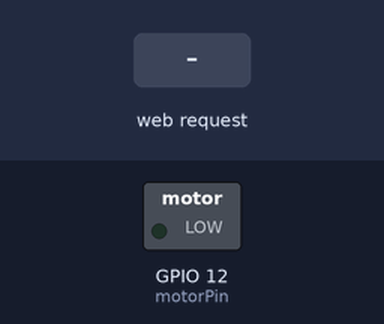
This sketch was run on a simulated ESP32. Shown: switched loads named in the sketch (green lamp = pin HIGH). Inputs (shaded band) come from the test bench. WiFi joins after 1.5 s; servers stay silent unless stated; what the sketch prints to the serial monitor is not drawn.

Above: at 2.7 s.
2.8 s: HTTP request GET /12/onMuster1 received
At 3.6 s:
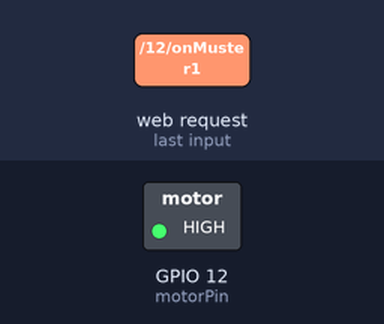
4.3 s: HTTP request GET /12/onMuster2 received
At 5.1 s:
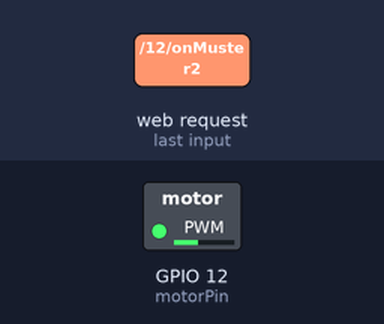
6.3 s: HTTP request GET /12/onMuster3 received
At 7.5 s:
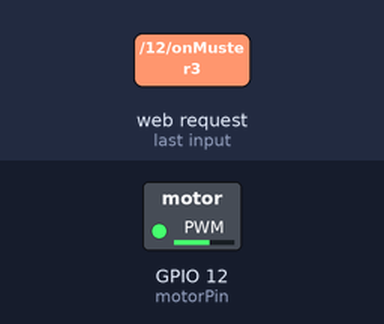
7.8 s: HTTP request GET /12/onMuster1 received
At 8.6 s:
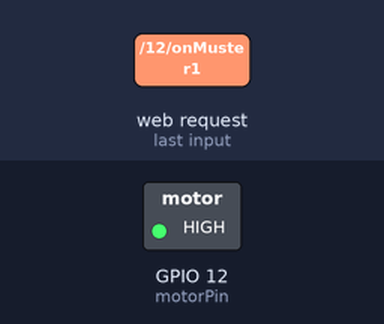
Timing chart, 0 to 10.3 s (numbered marks = the images above; inputs shaded):
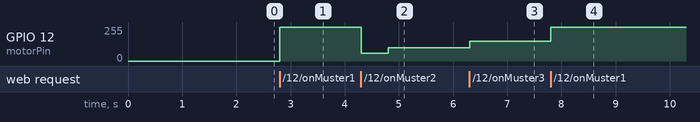

The sketch:

Wi-Fi_connect.ino
```cpp
// Load Wi-Fi library
#include <WiFi.h>


// Replace with your network credentials
const char* ssid     = "LocalsOnly";
const char* password = "Tobias!!";


// Define PIN and Channel for the motor
uint8_t motorPin = 12;

uint8_t motorChannel = 1;

// Variable to store the HTTP request
String header;


// Auxiliar variables to store the current output state
String motorPinStateStop = "off";
String motorPinStateRechts = "off";
String motorPinStateLinks = "off";


// Set web server port number to 80
WiFiServer server(80);


void setup() {
  Serial.begin(115200);

  // Attatch motor pin to channel
  ledcAttachPin(motorPin, motorChannel);
  // Initialize motor channel with 12 kHz PWM frequency and 8-bit resolution
  ledcSetup(motorChannel, 12000, 8);


  // Connect to Wi-Fi network with SSID and password
  Serial.print("Connecting to ");
  Serial.println(ssid);
  WiFi.begin(ssid, password);
  while (WiFi.status() != WL_CONNECTED) {
    delay(500);
    Serial.print(".");
  }
  // Print local IP address and start web server
  Serial.println("");
  Serial.println("WiFi connected.");
  Serial.println("IP address: ");
  Serial.println(WiFi.localIP());
  server.begin();
}

void loop(){
  WiFiClient client = server.available();   // Listen for incoming clients

  if (client) {                             // If a new client connects,
    Serial.println("New Client.");          // print a message out in the serial port
    String currentLine = "";                // make a String to hold incoming data from the client
    while (client.connected()) {            // loop while the client's connected
      if (client.available()) {             // if there's bytes to read from the client,
        char c = client.read();             // read a byte, then
        Serial.write(c);                    // print it out the serial monitor
        header += c;
        if (c == '\n') {                    // if the byte is a newline character
          // if the current line is blank, you got two newline characters in a row.
          // that's the end of the client HTTP request, so send a response:
          if (currentLine.length() == 0) {
            // HTTP headers always start with a response code (e.g. HTTP/1.1 200 OK)
            // and a content-type so the client knows what's coming, then a blank line:
            client.println("HTTP/1.1 200 OK");
            client.println("Content-type:text/html");
            client.println("Connection: close");
            client.println();


/*------------------------------- Turn Stuff (Pattern) on and off  -----------------------------------------*/


            // Center Motor - Stop - Glasses
            if (header.indexOf("GET /12/onMuster1") >= 0) {
              Serial.println("GPIO 12 onMuster1");
              motorPinStateStop = "on";
              ledcWrite(motorChannel, 255);

            } else if (header.indexOf("GET /12/offMuster1") >= 0) {
              Serial.println("GPIO 12 offMuster1");
              motorPinStateStop = "off";
              ledcWrite(motorChannel, 0);


            }
            // Right Motor - Right Shoulder
            else if (header.indexOf("GET /12/onMuster2") >= 0) {
              Serial.println("GPIO 12 onMuster2");
              motorPinStateRechts = "on";
              ledcWrite(motorChannel, 60);
              delay(500);
              ledcWrite(motorChannel, 100);
              delay(500);
              ledcWrite(motorChannel, 100);
            }

            else if (header.indexOf("GET /12/offMuster2") >= 0) {
              Serial.println("GPIO 12 offMuster2");
              motorPinStateRechts = "off";
              ledcWrite(motorChannel, 0);
            }


            // Left Motor - Left Shoulder
             else if (header.indexOf("GET /12/onMuster3") >= 0) {
              Serial.println("GPIO 12 onMuster3");
              motorPinStateLinks = "on";

              //second parameter = val(pattern)
              ledcWrite(motorChannel, 150);

              // Count up from 0 to 255
//              for (int val = 0; val < 255; val++) {
//                  // Write value (0-255) of the loop to the motor channel
//                  ledcWrite(motorChannel, val);
//                  // Wait a bit
//                  delay(100);
//              }

            }

            else if (header.indexOf("GET /12/offMuster3") >= 0) {
              Serial.println("GPIO 12 offMuster3");
              motorPinStateLinks = "off";
              ledcWrite(motorChannel, 0);
            }


/*--------------------------------------- HTML & CSS Implementation ---------------------------------------------- */


            // Display the HTML web page
            client.println("<!DOCTYPE html><html>");
            client.println("<head><meta name=\"viewport\" content=\"width=device-width, initial-scale=1\">");
            client.println("<link rel=\"icon\" href=\"data:,\">");


            /* CSS Button Classes */

            // CSS to style the on/off buttons
            client.println("<style>html { font-family: Helvetica; display: inline-block; margin: 0px auto; text-align: center;}");

            // Stop Button
            client.println(".buttonStopMusterOn {background-color: #c32439; border: none; color: white; padding: 16px 40px; text-decoration: none; font-size: 30px; margin: 2px; cursor: pointer;}");
            client.println(".buttonStopMusterOff {background-color: #24c36b;}");


            //Right Button
            client.println(".buttonRechtsMusterOn {background-color: #d2ddd8; border: none; color: white; padding: 16px 40px; text-decoration: none; font-size: 30px; margin: 2px; cursor: pointer;}");
            client.println(".buttonRechtsMusterOff {background-color: #24c36b;}");


            //Left Button
            client.println(".buttonLinksMusterOn {background-color: #d2ddd8; border: none; color: white; padding: 16px 40px; text-decoration: none; font-size: 30px; margin: 2px; cursor: pointer;}");
            client.println(".buttonLinksMusterOff {background-color: #24c36b;}  </style></head>");


            // Web Page Heading
            client.println("<body><h1>Percy Vibrationsmotoren Test</h1>");

            // Rechter Vibrationsmotor in HTML
            client.println("<p>Stop Vibrationsmuster " + motorPinStateStop + "</p>");
            // If the motorPinState is off, it displays the ON button
            if (motorPinStateStop=="off") {
              client.println("<p><a href=\"/12/onMuster1\"><button class=\"buttonStopMusterOn\">STOP</button></a></p>");
            } else {
              client.println("<p><a href=\"/12/offMuster1\"><button class=\"buttonStopMusterOn buttonStopMusterOff\">GO</button></a></p>");

            }

              // Rechter Vibrationsmotor in HTML
            client.println("<p>Rechter Vibrationsmotor " + motorPinStateRechts + "</p>");
            // If the motorPinState is off, it displays the ON button
            if (motorPinStateRechts=="off") {
              client.println("<p><a href=\"/12/onMuster2\"><button class=\"buttonRechtsMusterOn\">OFF</button></a></p>");
            } else {
              client.println("<p><a href=\"/12/offMuster2\"><button class=\"buttonRechtsMusterOn buttonRechtsMusterOff\">ON</button></a></p>");
            }

            client.println("<p>Linker Vibrationsmotor " + motorPinStateLinks + "</p>");
            // If the motorPinState is off, it displays the ON button
            if (motorPinStateLinks=="off") {
              client.println("<p><a href=\"/12/onMuster3\"><button class=\"buttonLinksMusterOn\">OFF</button></a></p>");
            } else {
              client.println("<p><a href=\"/12/offMuster3\"><button class=\"buttonLinksMusterOn buttonLinksMusterOff\">ON</button></a></p>");
            }


            client.println("</body></html>");
            // The HTTP response ends with another blank line
            client.println();
            // Break out of the while loop
            break;
          } else { // if you got a newline, then clear currentLine
            currentLine = "";
          }
        } else if (c != '\r') {  // if you got anything else but a carriage return character,
          currentLine += c;      // add it to the end of the currentLine
        }
      }
    }
    // Clear the header variable
    header = "";
    // Close the connection
    client.stop();
    Serial.println("Client disconnected.");
    Serial.println("");

  }
}
```

Measured:
- after the input at 2.8 s, GPIO 12 (motorPin): 0/255 → 255/255 at once
- after the input at 4.3 s, GPIO 12 (motorPin): 255/255 → 60/255 at once, → 100/255 0.50 s later
- after the input at 6.3 s, GPIO 12 (motorPin): 100/255 → 149/255 at once
- after the input at 7.8 s, GPIO 12 (motorPin): 149/255 → 255/255 at once
